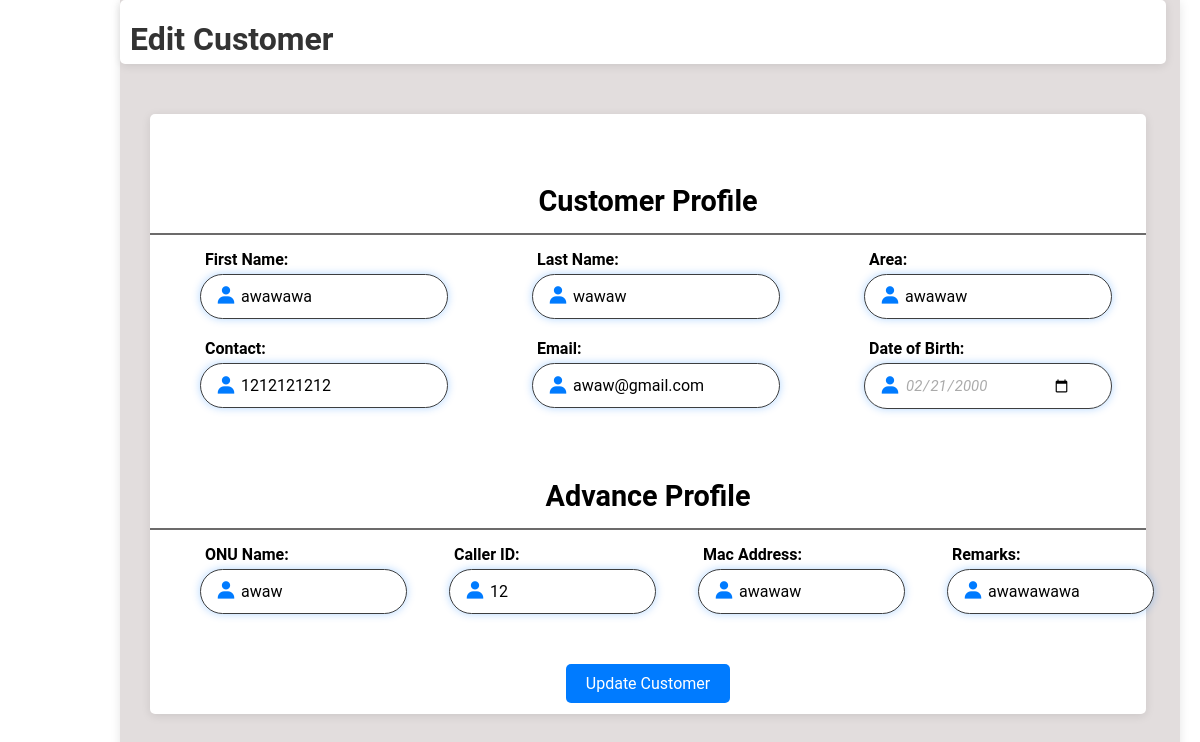
Page /editC.php?id=2 (signed in) on the committed database.
### tables this page shows
CREATE TABLE `tbl_customer` (
  `c_id` int(50) NOT NULL,
  `c_fname` varchar(200) NOT NULL,
  `c_lname` varchar(200) NOT NULL,
  `c_area` varchar(200) NOT NULL,
  `c_contact` int(50) NOT NULL,
  `c_email` varchar(200) NOT NULL,
  `c_date` date NOT NULL,
  `c_onu` varchar(200) NOT NULL,
  `c_caller` int(50) NOT NULL,
  `c_address` varchar(200) NOT NULL,
  `c_rem` varchar(200) NOT NULL
);

### editC.php (the view, shortened to what this page needs)
<?php
include 'db.php';
if (isset($_GET['id'])) {
    $customerId = $_GET['id'];
    $sql = "SELECT c_id, c_fname, c_lname, c_area, c_contact, c_email, c_onu, c_caller, c_address, c_rem, c_date FROM tbl_customer WHERE c_id = ?";
    $stmt = $conn->prepare($sql);
    $stmt->bind_param("i", $customerId);
    $stmt->execute();
    $result = $stmt->get_result();
    if ($result->num_rows > 0) {
        $customer = $result->fetch_assoc();
    } else {
        echo "Customer not found.";
        exit();
    }
} else {
    echo "No customer ID provided.";
    exit();
}
?>
<!DOCTYPE html>
<html lang="en">
<head>
    <link rel="stylesheet" href="editC.css">
    <link href='https://unpkg.com/boxicons@2.1.4/css/boxicons.min.css' rel='stylesheet'>
</head>
<body>
    <div class="wrapper">
    <div class="container">
       <div class="upper">
       <h1>Edit Customer</h1>
       </div>
    <div class="table-box">
    <h2>Customer Profile</h2>
    <hr class="title-line">
    <form action="" method="POST">
           <div class="row">
               <div class="input-box">
                   <i class="bx bxs-user"></i>
                   <label for="firstname">First Name:</label>
                   <input type="text" id="firstname" name="firstname" value="<?php echo htmlspecialchars($customer['c_fname']); ?>" required>
               </div>
               <div class="input-box">
                   <i class="bx bxs-user"></i>
                   <label for="lastname">Last Name:</label>
                    <input type="text" id="lastname" name="lastname" value="<?php echo htmlspecialchars($customer['c_lname']); ?>" required>
               </div>
               <div class="input-box">
                   <i class="bx bxs-user"></i>
                   <label for="area">Area:</label>
                   <input type="text" id="area" name="area" value="<?php echo htmlspecialchars($customer['c_area']); ?>" required>
               </div>
           </div>
           <div class="row">
               <div class="input-box">
                   <i class="bx bxs-user"></i>
                   <label for="contact">Contact:</label>
                        <input type="text" id="contact" name="contact" value="<?php echo htmlspecialchars($customer['c_contact']); ?>" required>
               </div>
               <div class="input-box">
                   <i class="bx bxs-user"></i>
                   <label for="email">Email:</label>
                   <input type="email" id="email" name="email" value="<?php echo htmlspecialchars($customer['c_email']); ?>" required>
               </div>
               <div class="input-box">
                   <i class="bx bxs-user"></i>
                   <label for="date">Date of Birth:</label>
                   <input type="date" id="date" name="date" value="<?php echo htmlspecialchars($customer['c_date']); ?>" required>
               </div>
           </div>
           <h2>Advance Profile</h2>
           <hr class="title-line">
           <div class="secondrow">
               <div class="input-box">
                   <i class="bx bxs-user"></i>
                   <label for="ONU">ONU Name:</label>
                   <input type="text" id="ONU" name="ONU" value="<?php echo htmlspecialchars($customer['c_onu']); ?>" required>
               </div>
               <div class="input-box">
                   <i class="bx bxs-user"></i>
                   <label for="caller">Caller ID:</label>
                   <input type="text" id="caller" name="caller" value="<?php echo htmlspecialchars($customer['c_caller']); ?>" required>
               </div>
               <div class="input-box">
                   <i class="bx bxs-user"></i>
                   <label for="address">Mac Address:</label>
        <input type="text" id="address" name="address" value="<?php echo htmlspecialchars($customer['c_address']); ?>" required>
               </div>
               <div class="input-box">
                   <i class="bx bxs-user"></i>
                   <label for="remarks">Remarks:</label>
                   <input type="text" id="remarks" name="remarks" value="<?php echo htmlspecialchars($customer['c_rem']); ?>" required>
               </div>
           </div>
           <div class="button-container">
                    <button type="submit">Update Customer</button>
                </div>
           </form>
           </div>
   </div>
</div>
</body>
</html>

### editC.css (style rules this page uses)
* { margin: 0; padding: 0; font-family: 'Roboto', sans-serif; }
body { min-height: 100vh; display: flex; align-items: center; }
.container { width: 85%; margin-left: 10%; padding: 20px; background-color: #e2dddd; box-shadow: 0 2px 10px rgba(0, 0, 0, 0.1); height: 100vh; position: fixed; }
.table-box { margin-top: 50px; width: 83%; padding: 20px 0; margin-right: 10px; margin-left: 10px; border-radius: 5px; background-color: #ffffff; box-shadow: 0 2px 10px rgba(0, 0, 0, 0.1); height: 70vh; position: fixed; align-items: center; justify-content: center; }
.table-box h2 { text-align: center; margin-top: 50px; font-size: 1.8rem; }
.title-line { border: none; height: 2px; background-color: #6c6b6b; margin: 15px 0; }
.container .upper { border-radius: 5px; margin-top: -20px; margin-left: -20px; width: 102.5%; height: 8vh; background-color: #ffffff; box-shadow: 0 2px 10px rgba(0, 0, 0, 0.1); }
.upper h1 { padding-top: 20px; padding-left: 10px; text-align: left; color: #333; }
.wrapper { display: flex; height: 100vh; }
.row { display: flex; gap: -10px; }
.secondrow { display: flex; gap: -10px; height: 200%; }
.input-box { position: relative; width: 100%; margin-bottom: 20px; }
.input-box label { display: block; margin-bottom: 5px; font-weight: bold; margin-left: 55px; }
.input-box input, .input-box select { width: 50%; padding: 12px 40px; border: 1px solid #3d3e3f; border-radius: 25px; font-size: 16px; box-shadow: 0 0 8px rgba(0, 123, 255, 0.3); text-align: left; margin-left: 50px; }
.input-box i { position: absolute; left: 65px; top: 65%; transform: translateY(-50%); font-size: 22px; color: #007bff; }
input::placeholder { color: #aaa; font-style: italic; opacity: 1; font-size: 15px; }
input[type="date"] { color: #aaa; font-style: italic; opacity: 1; font-size: 15px; }
button[type="submit"] { background-color: #007bff; color: white; padding: 10px 20px; border: none; border-radius: 5px; font-size: 16px; cursor: pointer; transition: background-color 0.3s ease; margin-top: 10px; text-align: center; }
.button-container { display: flex; justify-content: center; align-items: center; margin-top: 20px; }

### rows in the picture
tbl_customer: firstname "awawawa", lastname "wawaw", area "awawaw", contact "1212121212", email "awaw@gmail.com", date "02/21/2000", ONU "awaw", caller "12", address "awawaw", remarks "awawawawa"
